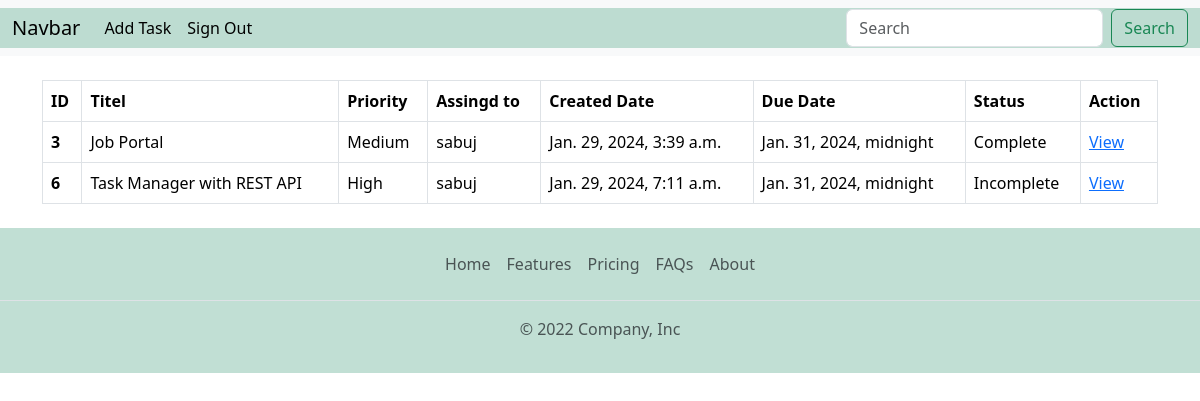
Page /task-list/ on the earlier database version.
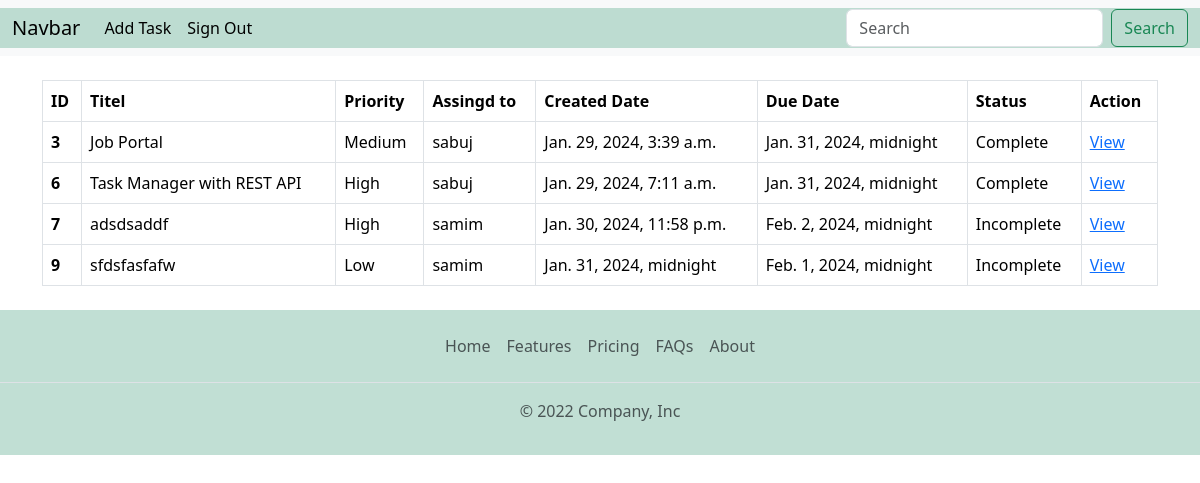
Same page on the later database version.
### task/models.py (models this page shows, shortened)
class Task(models.Model):
    PRIORITY = (('Low', 'Low'),('Medium', 'Medium'),('High', 'High'),)
    assigned_to = models.ForeignKey(CustomUser, on_delete=models.CASCADE, null=True, blank=True)
    title = models.CharField(max_length=300)
    description = models.TextField()
    due_date =models.DateTimeField()
    priority = models.CharField(choices=PRIORITY, default='Medium', max_length=20)
    is_complete = models.BooleanField(default=False)
    created_date = models.DateTimeField(auto_now_add=True, editable=False,blank=True,null=True)
    completed_date = models.DateTimeField(auto_now_add=True,editable=False,blank=True,null=True)
    updated_date = models.DateTimeField(auto_now=True)

### authentication/models.py (models this page shows)
class CustomUser(AbstractUser):
    USER_TYPE = (
        ('Admin','Admin'),('User','User'),('Staff','Staff'),
    )
    GENDER=(
        ('Male','Male'), ('Female','Female'),
    )
    BLOOD_GROUP=(
        ('A+','A+'),('A-','A-'),('AB+','AB+'),('AB-','AB-'),('B+','B+'),('B-','B-'),('O+','O+'),('O-','O-'),
    )
    phone_number= models.CharField(max_length=15,null=True,blank=True)
    date_of_birth = models.DateField(blank =True, null=True)
    address= models.CharField(max_length=200, null=True, blank=True)
    user_type= models.CharField(choices=USER_TYPE,max_length=30, null=True, blank=True)
    gender= models.CharField(choices=GENDER,max_length=10, null=True, blank=True)
    blood_group= models.CharField(choices=BLOOD_GROUP,max_length=5, null=True, blank=True)
    bio= models.CharField(max_length=300, null=True, blank=True)
    image= models.ImageField(upload_to='profile_pic',null=True, blank=True)
    otp = models.CharField(max_length=6, blank=True, null=True)
    def __str__(self):
        return self.username

### task/views.py (the view)
# urls.py: path('task-list/',task_list,name="task_list"),
def task_list(request):
    if request.method == 'GET':
        search_kay = request.GET.get('search_bar')
        filter = request.GET.get('filter')
        ordering = request.GET.get('ordering')
        priority = request.GET.get('priority')
        if search_kay:
            if Task.objects.filter(title__icontains = search_kay).exists():
                task = Task.objects.filter(title__icontains = search_kay)
            else:
                messages.warning(request,'Task not found!')
                task = Task.objects.all()
        elif ordering == 'created_date':
            task = Task.objects.all().order_by('-created_date')
        elif ordering == 'due_date':
            task = Task.objects.all().order_by('due_date')
        elif filter == 'complete':
            task = Task.objects.filter(is_complete=True)
        elif filter == 'incomplete':
            task = Task.objects.filter(is_complete=False)
        elif priority == 'all':
            task = Task.objects.all()
        elif priority == 'high':
            task = Task.objects.filter(priority='High')
        elif priority == 'medium':
            task = Task.objects.filter(priority="Medium")
        elif priority == 'low':
            task = Task.objects.filter(priority='Low')
        else:
            task = Task.objects.all()
    return render(request,'task/task.html',{'task':task, 'filter':filter})

### templates/task/task.html (shortened to what this page needs)
{% extends './base.html' %}
{% load static %}
{% block body %}
<br>
<table class="table table-bordered">
    <thead>
      <tr>
        <th scope="col">ID</th>
        <th scope="col">Titel</th>
        <th scope="col">
          <div class="dropdown">
            <a style="color: black; text-decoration: none;" href="?priority=all" class="dropbtn">Priority</a>
           </div>
        </th>
        <th scope="col">Assingd to</th>
        <th scope="col">
          <a style="color: black; text-decoration: none;" href="?ordering=created_date">Created Date</a>
        </th>
        <th scope="col">
          <a style="color: black; text-decoration: none;" href="?ordering=due_date">Due Date</a>
        </th>
        <th scope="col"><b>
          {% if filter == 'complete' %}
          <a style="color: black; text-decoration: none;" href="?filter=incomplete">Incomplete</a>
          {% elif filter == 'incomplete' %}
          <a style="color: black; text-decoration: none;" href="?filter=complete">Complete</a>
          {% else %}
          <a style="color: black; text-decoration: none;" href="?filter=complete">Status</a>
          {% endif %}
        </th>
        <th scope="col">Action</th>
      </tr>
    </thead>
    <tbody>
{% for task in task %}
      <tr>
        <th scope="row">{{task.id}}</th>
        <td>{{task.title}}</td>
        <td>{{task.priority}}</td>
        <td>{{task.assigned_to}}</td>
        <td>{{task.created_date}}</td>
        <td>{{task.due_date}}</td>
        <td>{% if task.is_complete %}
          Complete
          {% else %}
          Incomplete
          {% endif %}
        </td>
        <td><a href="{% url 'task_view' task.id %}">View</a></td>
      </tr>
      {% endfor %}
    </tbody>
  </table>
{% endblock body %}

Differences in the rows shown:
changed Task "Task Manager with REST API": is_complete "Incomplete" → "Complete"
added Task: id "7", title "adsdsaddf", priority "High", assigned_to "samim", created_date "Jan. 30, 2024, 11:58 p.m.", due_date "Feb. 2, 2024, midnight", is_complete "Incomplete"
added Task: id "9", title "sfdsfasfafw", priority "Low", assigned_to "samim", created_date "Jan. 31, 2024, midnight", due_date "Feb. 1, 2024, midnight", is_complete "Incomplete"
